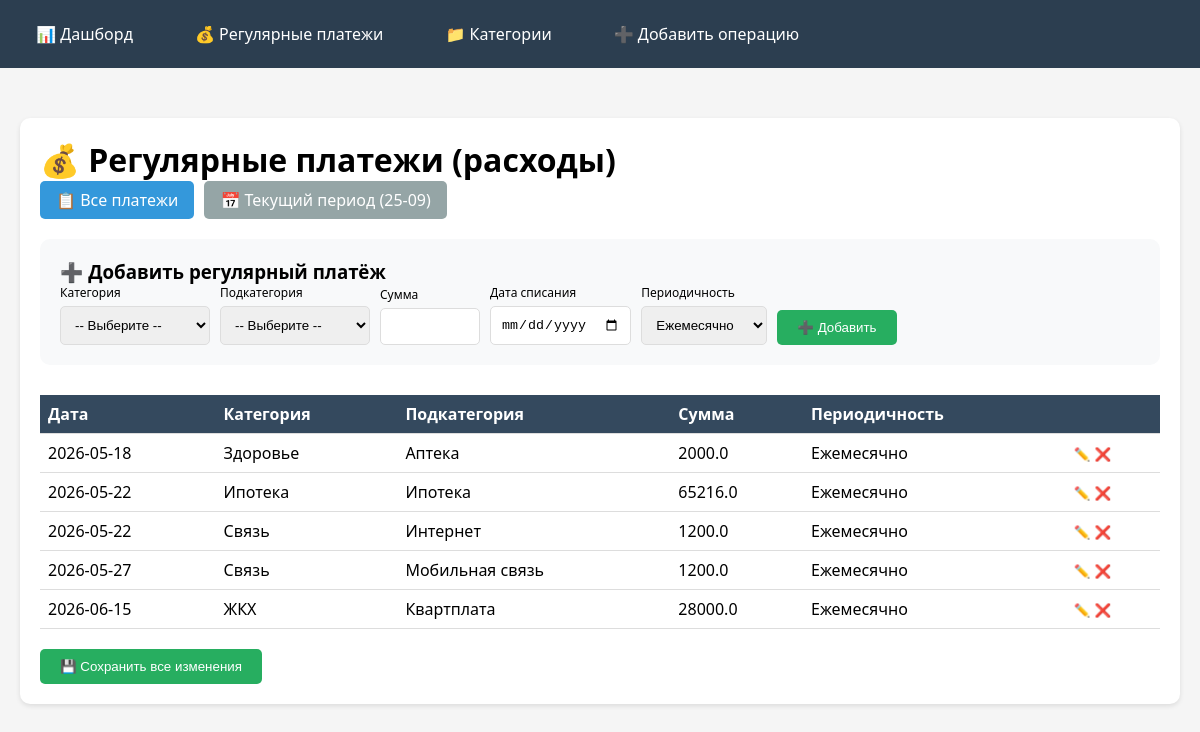
The app's page /regular, older data.
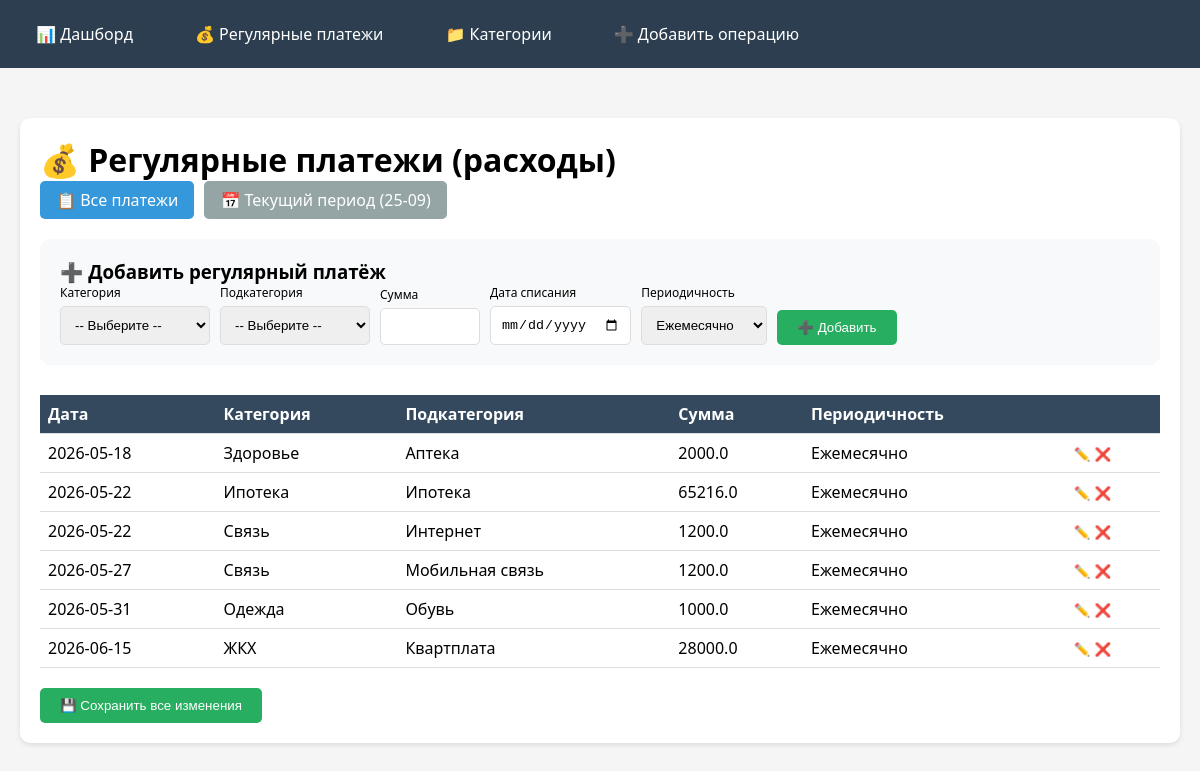
The same page, newer data.
### tables this page shows
CREATE TABLE regular_payments (
                id INTEGER PRIMARY KEY AUTOINCREMENT,
                amount REAL NOT NULL
            , day INTEGER DEFAULT 1, category TEXT DEFAULT "", subcategory TEXT DEFAULT "", interval TEXT DEFAULT "monthly");

### routes/regular.py (the view)
    @app.route('/regular')
    def regular():
        filter_type = request.args.get('filter', 'all')
        now = date.today()
        with get_db() as conn:
            expense_cats = {}
            expense_main = conn.execute('''
                SELECT * FROM categories WHERE parent_id IS NULL AND type = 'Расход' ORDER BY name
            ''').fetchall()
            for cat in expense_main:
                subcats = conn.execute('''
                    SELECT name FROM categories WHERE parent_id = ? ORDER BY name
                ''', (cat['id'],)).fetchall()
                expense_cats[cat['name']] = [s['name'] for s in subcats]
            if filter_type == 'current':
                if 10 <= now.day <= 24:
                    period_start, period_end = 10, 24
                else:
                    period_start, period_end = 25, 9
                payments = []
                all_payments = conn.execute(
                    'SELECT * FROM regular_payments ORDER BY day, category, subcategory').fetchall()
                for p in all_payments:
                    if p['day']:
                        payment_day = datetime.strptime(p['day'], '%Y-%m-%d').day
                        if period_start <= period_end:
                            if period_start <= payment_day <= period_end:
                                payments.append(p)
                        else:
                            if payment_day >= period_start or payment_day <= period_end:
                                payments.append(p)
            else:
                payments = conn.execute('SELECT * FROM regular_payments ORDER BY day, category, subcategory').fetchall()
        return render_template('regular.html', payments=payments, expense_categories=expense_cats,
                               filter_type=filter_type, now=now)

### database.py (called while the page is built)
def get_db():
    conn = sqlite3.connect('finance.db')
    conn.row_factory = sqlite3.Row
    return conn

### templates/regular.html (shortened to what this page needs)
{% extends "base.html" %}
{% block content %}
<div class="card">
    <h1>💰 Регулярные платежи (расходы)</h1>
    <div style="margin-bottom: 20px; display: flex; gap: 10px;">
        <a href="{{ url_for('regular', filter='all') }}"
           class="btn" style="{% if filter_type == 'all' %}background: #3498db;{% else %}background: #95a5a6;{% endif %} color: white; padding: 8px 16px; text-decoration: none; border-radius: 5px;">
            📋 Все платежи
        </a>
        <a href="{{ url_for('regular', filter='current') }}"
           class="btn" style="{% if filter_type == 'current' %}background: #3498db;{% else %}background: #95a5a6;{% endif %} color: white; padding: 8px 16px; text-decoration: none; border-radius: 5px;">
            📅 Текущий период ({% if 10 <= now.day <= 24 %}10-24{% else %}25-09{% endif %})
        </a>
    </div>
    <div style="margin-bottom: 30px; padding: 20px; background: #f8f9fa; border-radius: 10px;">
        <h3>➕ Добавить регулярный платёж</h3>
        <form method="POST" style="display: flex; gap: 10px; flex-wrap: wrap; align-items: flex-end;">
            <div>
                <label style="display: block; font-size: 12px;">Категория</label>
                <select name="add_category" id="add_category" required style="width: 150px;">
                    <option value="">-- Выберите --</option>
                </select>
            </div>
            <div>
                <label style="display: block; font-size: 12px;">Подкатегория</label>
                <select name="add_subcategory" id="add_subcategory" style="width: 150px;">
                    <option value="">-- Выберите --</option>
                </select>
            </div>
            <div>
                <label style="display: block; font-size: 12px;">Сумма</label>
                <input type="number" name="add_amount" step="0.01" required style="width: 100px;">
            </div>
            <div>
                <label style="display: block; font-size: 12px;">Дата списания</label>
                <input type="date" name="add_day" required>
            </div>
            <div>
                <label style="display: block; font-size: 12px;">Периодичность</label>
                <select name="add_interval">
                    <option value="monthly" selected>Ежемесячно</option>
                </select>
            </div>
            <div>
                <button type="submit" class="btn btn-success">➕ Добавить</button>
            </div>
        </form>
    </div>
    <form method="POST" id="mainForm">
        <table style="width:100%; border-collapse:collapse;">
            <thead>
                <tr><th style="text-align:left; padding:8px;">Дата</th>
                    <th style="text-align:left; padding:8px;">Категория</th>
                    <th style="text-align:left; padding:8px;">Подкатегория</th>
                    <th style="text-align:left; padding:8px;">Сумма</th>
                    <th style="text-align:left; padding:8px;">Периодичность</th>
                    <th style="text-align:left; padding:8px;"></th>
                </tr>
            </thead>
            <tbody>
                {% for p in payments %}
                <tr id="row-{{ p.id }}" class="payment-row">
                    <td style="padding:8px;" class="view-mode">
                        <span class="date-view">{{ p.day }}</span>
                    </td>
                    <td style="padding:8px;" class="view-mode">
                        <span class="category-view">{{ p.category or '--' }}</span>
                    </td>
                    <td style="padding:8px;" class="view-mode">
                        <span class="subcategory-view">{{ p.subcategory or '--' }}</span>
                    </td>
                    <td style="padding:8px;" class="view-mode">
                        <span class="amount-view">{{ p.amount }}</span>
                    </td>
                    <td style="padding:8px;" class="view-mode">
                        <span class="interval-view">
                            {% if p.interval == 'weekly' %}Еженедельно
                            {% elif p.interval == 'monthly' %}Ежемесячно
                            {% elif p.interval == 'yearly' %}Ежегодно
                            {% else %}{{ p.interval }}{% endif %}
                        </span>
                    </td>
                    <td style="padding:8px;">
                        <button type="button" class="edit-row-btn" data-id="{{ p.id }}" style="background:none; border:none; cursor:pointer;">✏️</button>
                        <button type="submit" name="delete_id" value="{{ p.id }}" class="delete" onclick="return confirm('Удалить?')" style="background:none; border:none; cursor:pointer; color:red;">❌</button>
                    </td>
                </tr>
                {% endfor %}
            </tbody>
        </table>
        <button type="submit" class="btn btn-success" style="margin-top:20px;" id="saveAllBtn">💾 Сохранить все изменения</button>
    </form>
</div>
{% endblock %}

### templates/base.html (shortened to what this page needs)
<!DOCTYPE html>
<html lang="ru">
<head>
    <link rel="stylesheet" href="{{ url_for('static', filename='css/style.css') }}">
</head>
<body>
<div class="navbar">
    <div class="nav-container">
        <a href="{{ url_for('index') }}" class="nav-link">📊 Дашборд</a>
        <a href="{{ url_for('regular') }}" class="nav-link">💰 Регулярные платежи</a>
        <a href="{{ url_for('categories') }}" class="nav-link">📁 Категории</a>
        <a href="{{ url_for('add') }}" class="nav-link">➕ Добавить операцию</a>
    </div>
</div>
<div class="container">
    {% block content %}{% endblock %}
</div>
</body>
</html>

### static/css/style.css (style rules this page uses)
* { margin: 0; padding: 0; box-sizing: border-box; }
body { font-family: 'Segoe UI', Tahoma, Geneva, Verdana, sans-serif; background: #f5f5f5; }
.container { max-width: 1400px; margin: 0 auto; padding: 20px; }
.navbar { background: #2c3e50; color: white; padding: 15px 0; margin-bottom: 30px; }
.nav-container { max-width: 1400px; margin: 0 auto; padding: 0 20px; display: flex; gap: 30px; flex-wrap: wrap; }
.nav-link { color: white; text-decoration: none; font-size: 16px; padding: 8px 16px; border-radius: 5px; transition: background 0.3s; }
.card { background: white; border-radius: 10px; padding: 20px; margin-bottom: 20px; box-shadow: 0 2px 5px rgba(0, 0, 0, 0.1); }
table { width: 100%; border-collapse: collapse; }
th, td { padding: 12px; text-align: left; border-bottom: 1px solid #ddd; }
th { background: #34495e; color: white; }
.btn { display: inline-block; background: #3498db; color: white; padding: 10px 20px; text-decoration: none; border-radius: 5px; border: none; cursor: pointer; transition: background 0.3s; }
.btn-success { background: #27ae60; }
.delete { color: #e74c3c; text-decoration: none; }
label { display: block; margin-bottom: 5px; font-weight: 500; }
input, select { width: 100%; padding: 10px; border: 1px solid #ddd; border-radius: 5px; }

Row changes from the older to the newer data that the page shows:
added regular_payments: day "2026-05-31", category "Одежда", subcategory "Обувь", amount "1000.0", interval "Ежемесячно", {{ p.id }} 24 (drawn)
